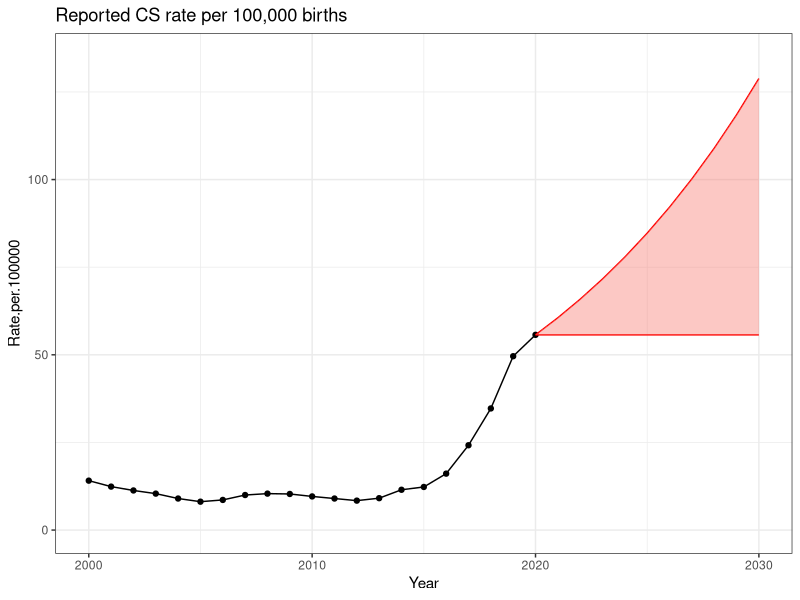

Write R code to recreate this figure.

library(here)
library(tidyverse)
library(ggplot2)

read.csv(here("data/cs_national.csv"), skip=6, header = TRUE) %>%
  mutate(Cases = as.numeric(gsub(",", "", Cases))) %>%
  add_row(Year=2020, Cases=2100) %>%
  mutate(denom = Cases / (Rate.per.100000/10^5))-> csn  # 2100 is projected, 2022 is reported to date

# estimate rate for 2020 using 2019 denominator
csn$Rate.per.100000[csn$Year==2020] <- 10^5 *csn$Cases[csn$Year==2020] / csn$denom[csn$Year==2019] 

csn %>%
  arrange(Year) %>%
  mutate(yrch = Rate.per.100000 / lag(Rate.per.100000)) -> csn

## project
incr <-mean(csn$yrch, na.rm = TRUE)
incr2 <- mean(csn$yrch[csn$Year>2012], na.rm = TRUE)

datext <- data.frame(year = 2020:2030, rate_max = 55.7, rate_min = 55.7) 

for (i in 2:11){
  datext$rate_max[i] <- datext$rate_max[i-1]*incr
}

datext %>%
  mutate(
  ymax = pmax(rate_max, rate_min),
  ymin = pmin(rate_max, rate_min),
  fill = rate_max >= rate_min ) -> datext
##


csn %>%
  ggplot() +
  geom_line(aes(x=Year, y=Rate.per.100000)) +
  geom_point(aes(x=Year, y=Rate.per.100000)) +
  geom_line(data=datext, aes(x=year, y=rate_max), color="red") +
  geom_line(data=datext, aes(x=year, y=rate_min), color="red") +
  geom_ribbon(data = datext, aes(x = year, ymin = ymin, ymax = ymax, fill = fill), alpha = 0.4) +
  ylim(c(0, 135)) +
  ggtitle("Reported CS rate per 100,000 births") +
  theme_bw() + theme(legend.position = "none")
